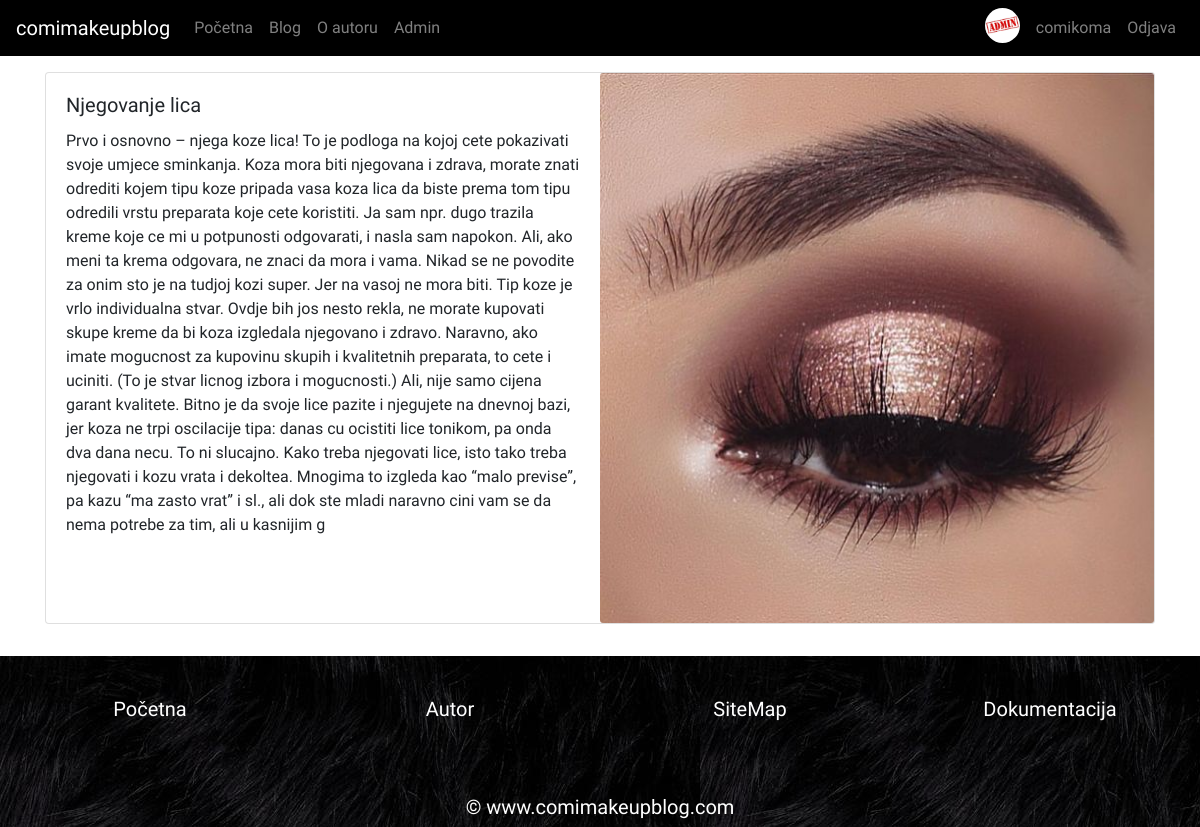
Page /?page=getone&id=11 (signed in) on the committed database.
### tables this page shows
CREATE TABLE `navigacija` (
  `idLinka` int(11) NOT NULL,
  `nazivLinka` varchar(256) NOT NULL,
  `hrefLinka` varchar(256) NOT NULL,
  `admin` tinyint(1) NOT NULL
);

CREATE TABLE `korisnici` (
  `id` int(11) NOT NULL,
  `email` varchar(256) NOT NULL,
  `pass` varchar(40) NOT NULL,
  `admin` tinyint(1) NOT NULL,
  `korisnickoIme` varchar(23) NOT NULL,
  `korisnikMalaSlikaId` int(11) NOT NULL
);

CREATE TABLE `korisnickeslike` (
  `idKorSlike` int(11) NOT NULL,
  `hrefKorSlike` varchar(1000) NOT NULL
);

CREATE TABLE `postovi` (
  `idPosta` int(11) NOT NULL,
  `naslovPosta` varchar(100) NOT NULL,
  `tekstPosta` varchar(1200) NOT NULL,
  `slikaPostaID` int(11) NOT NULL,
  `datPosta` date NOT NULL
);

CREATE TABLE `slike` (
  `idSlike` int(11) NOT NULL,
  `hrefSlike` varchar(256) NOT NULL,
  `altSlike` varchar(40) NOT NULL,
  `malaSlikaHref` varchar(256) NOT NULL,
  `sivaSlikaHref` varchar(256) NOT NULL
);

### config/konekcija.php (called while the page is built, shortened)
<?php
try {
    $conn = new PDO("mysql:host=".SERVER.";dbname=".DATABASE.";charset=utf8", USERNAME, PASSWORD);
    $conn->setAttribute(PDO::ATTR_DEFAULT_FETCH_MODE, PDO::FETCH_OBJ);
    $conn->setAttribute(PDO::ATTR_ERRMODE, PDO::ERRMODE_EXCEPTION);
}
catch(PDOException $ex){
    echo $ex->getMessage();
}
function executeQuery($query){
    global $conn;
    return $conn->query($query)->fetchAll();
}

### models/navigacija/navFunkcije.php (called while the page is built)
<?php
function dohvatiNavigaciju(){
    return executeQuery("SELECT * FROM navigacija");
}
?>

### models/autentifikacija/prijavljivanje.php (called while the page is built, shortened)
<?php
function dohvatiKorisnikaPoId($id){
    global $conn;
        try {
            $dohvatiKorisnika = $conn->prepare("SELECT * FROM korisnici k INNER JOIN korisnickeslike ks ON k.korisnikMalaSlikaId=ks.idKorSlike WHERE id = ?");
            $dohvatiKorisnika->execute([$id]);
            $korisnik= $dohvatiKorisnika->fetch();
            return $korisnik;
        } catch(PDOException $ex){
            return null;
        }
}
?>

### models/postovi/postoviFunkcije.php (called while the page is built, shortened)
<?php
function dohvatiJedanPost($postId){
    global $conn;
    try {
        $select = $conn->prepare("SELECT * FROM postovi p INNER JOIN slike s ON p.slikaPostaID=s.idSlike WHERE p.idPosta = ?");
        $select->execute([$postId]);
        $post = $select->fetch();
        return $post;
    } catch(PDOException $ex){
        return null;
    }
}
?>

### views/partials/getone.php (the view, shortened to what this page needs)
<div class="content container">
    <div class="row">
    <?php
        include "models/postovi/postoviFunkcije.php";
        $post = dohvatiJedanPost($_GET['id']);
    ?>
        <div class="col-12">
            <div class="card my-3">
                <div class="row no-gutters">
                    <div class="col-md-6">
                    <div class="card-body">
                        <h5 class="card-title"><?=$post->naslovPosta?></h5>
                        <p class="card-text"><?=$post->tekstPosta?></p>
                    </div>
                    </div>
                    <div class="col-md-6">
                    <img src="<?=$post->hrefSlike?>" class="card-img" alt="<?=$post->altSlike?>">
                    </div>
                </div>
            </div>
        </div>
    </div>
</div>

### views/fixed/header.php (shortened to what this page needs)
<!DOCTYPE html>
<html lang="en">
<head>
  <link rel="stylesheet" href="https://use.fontawesome.com/releases/v5.5.0/css/all.css"
>
  <link rel="stylesheet" href="https://maxcdn.bootstrapcdn.com/bootstrap/4.1.3/css/bootstrap.min.css">
  <link href="//maxcdn.bootstrapcdn.com/bootstrap/4.0.0/css/bootstrap.min.css" rel="stylesheet" id="bootstrap-css">
  <link rel="stylesheet" type="text/css" href="assets/css/style.css">
</head>
<body>
  <nav class="navbar navbar-expand-md bg-dark navbar-dark sticky-top">
    <a class="navbar-brand" href="?page=pocetna">comimakeupblog</a>
    <div id="navb" class="navbar-collapse collapse hide">
      <ul class="navbar-nav">
        <?php
        include_once "models/navigacija/navFunkcije.php";
        $nav = dohvatiNavigaciju();
        if(isset($_SESSION['admin'])):
        if($_SESSION['admin']):
        foreach($nav as $n):
        ?>
        <li class="nav-item">
          <a class="nav-link" href="index.php?page=<?=$n->hrefLinka?>"><?=$n->nazivLinka?></a>
        </li>
        <?php
        endforeach;
        endif;
        endif;
          ?>
        </ul>
      <ul class="nav navbar-nav ml-auto">
          <?php
            include_once "models/autentifikacija/prijavljivanje.php";
            if(isset($_SESSION['id'])):
              $korisnik = dohvatiKorisnikaPoId($_SESSION['id']);
          ?>
            <li class="liProfilna"><a href="#" class="liProfilna"><img class="img-fluid rounded-circle mx-2 userLogin" alt="profilna slika" src="<?= $korisnik->hrefKorSlike ?>"/></a></li>
            <li><a href="?page=izmena" class="nav-link"><?= $korisnik->korisnickoIme ?> </a></li>
            <li><a href="models/autentifikacija/odjavljivanje.php" class="nav-link"> Odjava</a></li>
            <?php
            endif;
          ?>
      </ul>
    </div>
  </nav>

### assets/css/style.css (style rules this page uses)
* { font-family: 'Exo', sans-serif; text-decoration: none; }
.userLogin { height: 35px; }
.nav-link { color:rgb(180, 21, 21); }
.navbar { margin-bottom: 0px; border-radius: 0px; background-color: black !important; }

### rows in the picture
navigacija: nazivLinka "Početna"
navigacija: nazivLinka "Blog"
navigacija: nazivLinka "O autoru"
navigacija: nazivLinka "Admin"
korisnici: korisnikMalaSlikaId.hrefKorSlike (picture), korisnickoIme "comikoma"
postovi: naslovPosta "Njegovanje lica", tekstPosta "Prvo i osnovno – njega koze lica! To je podloga na kojoj cete pokazivati svoje umjece sminkanja. Koza mora biti njegovana i zdrava, morate znati odrediti kojem tipu koze pripada vasa koza lica da biste prema tom tipu odredili vrstu preparata koje cete koristiti. Ja sam npr. dugo trazila kreme koje ce mi u potpunosti odgovarati, i nasla sam napokon. Ali, ako meni ta krema odgovara, ne znaci da mora i vama. Nikad se ne povodite za onim sto je na tudjoj kozi super. Jer na vasoj ne mora biti. Tip koze je vrlo individualna stvar. Ovdje bih jos nesto rekla, ne morate kupovati skupe kreme da bi koza izgledala njegovano i zdravo. Naravno, ako imate mogucnost za kupovinu skupih i kvalitetnih…", slikaPostaID.hrefSlike (picture)
